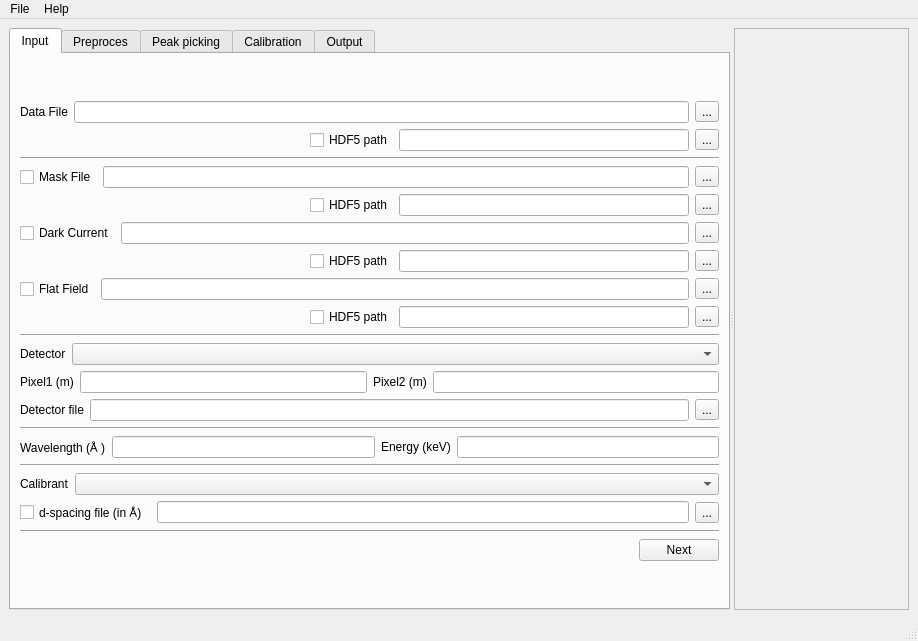
<?xml version="1.0" encoding="UTF-8"?>
<ui version="4.0">
 <class>Calibrate</class>
 <widget class="QMainWindow" name="Calibrate">
  <property name="geometry">
   <rect>
    <x>0</x>
    <y>0</y>
    <width>918</width>
    <height>641</height>
   </rect>
  </property>
  <property name="windowTitle">
   <string>Calibrate</string>
  </property>
  <widget class="QWidget" name="centralwidget">
   <layout class="QGridLayout" name="gridLayout">
    <item row="1" column="0">
     <widget class="QSplitter" name="splitter">
      <property name="orientation">
       <enum>Qt::Horizontal</enum>
      </property>
      <widget class="QTabWidget" name="tabWidget">
       <property name="currentIndex">
        <number>0</number>
       </property>
       <widget class="QWidget" name="input_tab">
        <attribute name="title">
         <string>Input</string>
        </attribute>
        <layout class="QGridLayout" name="gridLayout_2">
         <item row="0" column="0">
          <layout class="QVBoxLayout" name="verticalLayout">
           <item>
            <layout class="QHBoxLayout" name="horizontalLayout_10">
             <item>
              <widget class="QLabel" name="label_6">
               <property name="text">
                <string>Data File</string>
               </property>
              </widget>
             </item>
             <item>
              <widget class="QLineEdit" name="poni">
               <property name="toolTip">
                <string>File containing the experiment geometry setup</string>
               </property>
              </widget>
             </item>
             <item>
              <widget class="QToolButton" name="file_poni">
               <property name="toolTip">
                <string>Select graphically the geometry setup file</string>
               </property>
               <property name="text">
                <string>...</string>
               </property>
              </widget>
             </item>
            </layout>
           </item>
           <item>
            <layout class="QHBoxLayout" name="horizontalLayout_8">
             <item>
              <spacer name="horizontalSpacer_2">
               <property name="orientation">
                <enum>Qt::Horizontal</enum>
               </property>
               <property name="sizeHint" stdset="0">
                <size>
                 <width>40</width>
                 <height>20</height>
                </size>
               </property>
              </spacer>
             </item>
             <item>
              <widget class="QCheckBox" name="do_data_hdf5">
               <property name="toolTip">
                <string>Mask-out pixels</string>
               </property>
               <property name="text">
                <string>HDF5 path</string>
               </property>
              </widget>
             </item>
             <item>
              <widget class="QLineEdit" name="data_file_hdf5">
               <property name="toolTip">
                <string>File containing the image of the mask</string>
               </property>
              </widget>
             </item>
             <item>
              <widget class="QToolButton" name="path_data_hdf5">
               <property name="text">
                <string>...</string>
               </property>
              </widget>
             </item>
            </layout>
           </item>
           <item>
            <widget class="Line" name="line">
             <property name="orientation">
              <enum>Qt::Horizontal</enum>
             </property>
            </widget>
           </item>
           <item>
            <layout class="QHBoxLayout" name="horizontalLayout_5">
             <item>
              <widget class="QCheckBox" name="do_mask">
               <property name="toolTip">
                <string>Mask-out pixels</string>
               </property>
               <property name="text">
                <string>Mask File</string>
               </property>
              </widget>
             </item>
             <item>
              <widget class="QLineEdit" name="mask_file">
               <property name="toolTip">
                <string>File containing the image of the mask</string>
               </property>
              </widget>
             </item>
             <item>
              <widget class="QToolButton" name="file_mask_file">
               <property name="text">
                <string>...</string>
               </property>
              </widget>
             </item>
            </layout>
           </item>
           <item>
            <layout class="QHBoxLayout" name="horizontalLayout_15">
             <item>
              <spacer name="horizontalSpacer_5">
               <property name="orientation">
                <enum>Qt::Horizontal</enum>
               </property>
               <property name="sizeHint" stdset="0">
                <size>
                 <width>40</width>
                 <height>20</height>
                </size>
               </property>
              </spacer>
             </item>
             <item>
              <widget class="QCheckBox" name="do_data_hdf5_5">
               <property name="toolTip">
                <string>Mask-out pixels</string>
               </property>
               <property name="text">
                <string>HDF5 path</string>
               </property>
              </widget>
             </item>
             <item>
              <widget class="QLineEdit" name="data_file_hdf5_5">
               <property name="toolTip">
                <string>File containing the image of the mask</string>
               </property>
              </widget>
             </item>
             <item>
              <widget class="QToolButton" name="path_data_hdf5_5">
               <property name="text">
                <string>...</string>
               </property>
              </widget>
             </item>
            </layout>
           </item>
           <item>
            <layout class="QHBoxLayout" name="horizontalLayout_4">
             <item>
              <widget class="QCheckBox" name="do_dark">
               <property name="toolTip">
                <string>Perform dark current subtraction</string>
               </property>
               <property name="text">
                <string>Dark Current</string>
               </property>
              </widget>
             </item>
             <item>
              <widget class="QLineEdit" name="dark_current">
               <property name="toolTip">
                <string>File containing the dark image</string>
               </property>
              </widget>
             </item>
             <item>
              <widget class="QToolButton" name="file_dark_current">
               <property name="text">
                <string>...</string>
               </property>
              </widget>
             </item>
            </layout>
           </item>
           <item>
            <layout class="QHBoxLayout" name="horizontalLayout_14">
             <item>
              <spacer name="horizontalSpacer_4">
               <property name="orientation">
                <enum>Qt::Horizontal</enum>
               </property>
               <property name="sizeHint" stdset="0">
                <size>
                 <width>40</width>
                 <height>20</height>
                </size>
               </property>
              </spacer>
             </item>
             <item>
              <widget class="QCheckBox" name="do_data_hdf5_4">
               <property name="toolTip">
                <string>Mask-out pixels</string>
               </property>
               <property name="text">
                <string>HDF5 path</string>
               </property>
              </widget>
             </item>
             <item>
              <widget class="QLineEdit" name="data_file_hdf5_4">
               <property name="toolTip">
                <string>File containing the image of the mask</string>
               </property>
              </widget>
             </item>
             <item>
              <widget class="QToolButton" name="path_data_hdf5_4">
               <property name="text">
                <string>...</string>
               </property>
              </widget>
             </item>
            </layout>
           </item>
           <item>
            <layout class="QHBoxLayout" name="horizontalLayout_3">
             <item>
              <widget class="QCheckBox" name="do_flat">
               <property name="toolTip">
                <string>Perform flat field corrrections</string>
               </property>
               <property name="text">
                <string>Flat Field</string>
               </property>
              </widget>
             </item>
             <item>
              <widget class="QLineEdit" name="flat_field">
               <property name="toolTip">
                <string>File containing the flat-field image</string>
               </property>
              </widget>
             </item>
             <item>
              <widget class="QToolButton" name="file_flat_field">
               <property name="text">
                <string>...</string>
               </property>
              </widget>
             </item>
            </layout>
           </item>
           <item>
            <layout class="QHBoxLayout" name="horizontalLayout_13">
             <item>
              <spacer name="horizontalSpacer_3">
               <property name="orientation">
                <enum>Qt::Horizontal</enum>
               </property>
               <property name="sizeHint" stdset="0">
                <size>
                 <width>40</width>
                 <height>20</height>
                </size>
               </property>
              </spacer>
             </item>
             <item>
              <widget class="QCheckBox" name="do_data_hdf5_3">
               <property name="toolTip">
                <string>Mask-out pixels</string>
               </property>
               <property name="text">
                <string>HDF5 path</string>
               </property>
              </widget>
             </item>
             <item>
              <widget class="QLineEdit" name="data_file_hdf5_3">
               <property name="toolTip">
                <string>File containing the image of the mask</string>
               </property>
              </widget>
             </item>
             <item>
              <widget class="QToolButton" name="path_data_hdf5_3">
               <property name="text">
                <string>...</string>
               </property>
              </widget>
             </item>
            </layout>
           </item>
           <item>
            <widget class="Line" name="line_2">
             <property name="orientation">
              <enum>Qt::Horizontal</enum>
             </property>
            </widget>
           </item>
           <item>
            <layout class="QVBoxLayout" name="verticalLayout_2">
             <item>
              <layout class="QHBoxLayout" name="horizontalLayout_9">
               <item>
                <widget class="QLabel" name="label_5">
                 <property name="text">
                  <string>Detector</string>
                 </property>
                </widget>
               </item>
               <item>
                <widget class="QComboBox" name="detector">
                 <property name="sizePolicy">
                  <sizepolicy hsizetype="Expanding" vsizetype="Fixed">
                   <horstretch>0</horstretch>
                   <verstretch>0</verstretch>
                  </sizepolicy>
                 </property>
                 <property name="toolTip">
                  <string>Detector model</string>
                 </property>
                </widget>
               </item>
              </layout>
             </item>
             <item>
              <layout class="QHBoxLayout" name="horizontalLayout_6">
               <item>
                <widget class="QLabel" name="label_2">
                 <property name="text">
                  <string>Pixel1 (m)</string>
                 </property>
                </widget>
               </item>
               <item>
                <widget class="QLineEdit" name="pixel1">
                 <property name="toolTip">
                  <string>Pixel size in rows direction (Y)</string>
                 </property>
                </widget>
               </item>
               <item>
                <widget class="QLabel" name="label_4">
                 <property name="text">
                  <string>Pixel2 (m)</string>
                 </property>
                </widget>
               </item>
               <item>
                <widget class="QLineEdit" name="pixel2">
                 <property name="toolTip">
                  <string>Pixel size in columns direction (X)</string>
                 </property>
                </widget>
               </item>
              </layout>
             </item>
             <item>
              <layout class="QHBoxLayout" name="horizontalLayout_7">
               <item>
                <widget class="QLabel" name="label_3">
                 <property name="text">
                  <string>Detector file</string>
                 </property>
                </widget>
               </item>
               <item>
                <widget class="QLineEdit" name="splineFile">
                 <property name="toolTip">
                  <string>File containing the cubic spline distortion of the detector</string>
                 </property>
                </widget>
               </item>
               <item>
                <widget class="QToolButton" name="file_splinefile">
                 <property name="toolTip">
                  <string>select spline file graphically</string>
                 </property>
                 <property name="text">
                  <string>...</string>
                 </property>
                </widget>
               </item>
              </layout>
             </item>
            </layout>
           </item>
           <item>
            <widget class="Line" name="line_5">
             <property name="orientation">
              <enum>Qt::Horizontal</enum>
             </property>
            </widget>
           </item>
           <item>
            <layout class="QHBoxLayout" name="horizontalLayout">
             <item>
              <widget class="QLabel" name="label_11">
               <property name="text">
                <string>Wavelength (Å )</string>
               </property>
              </widget>
             </item>
             <item>
              <widget class="QLineEdit" name="wavelength">
               <property name="toolTip">
                <string>Used only for calculating the momentum transfer (q)</string>
               </property>
              </widget>
             </item>
             <item>
              <widget class="QLabel" name="label_12">
               <property name="text">
                <string>Energy (keV)</string>
               </property>
              </widget>
             </item>
             <item>
              <widget class="QLineEdit" name="wavelength_2">
               <property name="toolTip">
                <string>Used only for calculating the momentum transfer (q)</string>
               </property>
              </widget>
             </item>
            </layout>
           </item>
           <item>
            <widget class="Line" name="line_4">
             <property name="orientation">
              <enum>Qt::Horizontal</enum>
             </property>
            </widget>
           </item>
           <item>
            <layout class="QHBoxLayout" name="horizontalLayout_12">
             <item>
              <widget class="QLabel" name="label_7">
               <property name="text">
                <string>Calibrant</string>
               </property>
              </widget>
             </item>
             <item>
              <widget class="QComboBox" name="calibrant">
               <property name="sizePolicy">
                <sizepolicy hsizetype="Expanding" vsizetype="Fixed">
                 <horstretch>0</horstretch>
                 <verstretch>0</verstretch>
                </sizepolicy>
               </property>
               <property name="toolTip">
                <string>Detector model</string>
               </property>
              </widget>
             </item>
            </layout>
           </item>
           <item>
            <layout class="QHBoxLayout" name="horizontalLayout_11">
             <item>
              <widget class="QCheckBox" name="do_data_hdf5_2">
               <property name="toolTip">
                <string>Mask-out pixels</string>
               </property>
               <property name="text">
                <string>d-spacing file (in Å) </string>
               </property>
              </widget>
             </item>
             <item>
              <widget class="QLineEdit" name="data_file_hdf5_2">
               <property name="toolTip">
                <string>File containing the image of the mask</string>
               </property>
              </widget>
             </item>
             <item>
              <widget class="QToolButton" name="path_data_hdf5_2">
               <property name="text">
                <string>...</string>
               </property>
              </widget>
             </item>
            </layout>
           </item>
           <item>
            <widget class="Line" name="line_3">
             <property name="orientation">
              <enum>Qt::Horizontal</enum>
             </property>
            </widget>
           </item>
           <item>
            <layout class="QHBoxLayout" name="horizontalLayout_2">
             <item>
              <spacer name="horizontalSpacer">
               <property name="orientation">
                <enum>Qt::Horizontal</enum>
               </property>
               <property name="sizeHint" stdset="0">
                <size>
                 <width>40</width>
                 <height>20</height>
                </size>
               </property>
              </spacer>
             </item>
             <item>
              <widget class="QPushButton" name="pushButton">
               <property name="toolTip">
                <string>&lt;html&gt;&lt;head/&gt;&lt;body&gt;&lt;p&gt;Read the data, apply dark/flat correction&lt;/p&gt;&lt;p&gt;Load the mask&lt;/p&gt;&lt;p&gt;Initialize the detector&lt;/p&gt;&lt;p&gt;&lt;br/&gt;&lt;/p&gt;&lt;/body&gt;&lt;/html&gt;</string>
               </property>
               <property name="text">
                <string>Next</string>
               </property>
              </widget>
             </item>
            </layout>
           </item>
          </layout>
         </item>
        </layout>
       </widget>
       <widget class="QWidget" name="tab">
        <attribute name="title">
         <string>Preproces</string>
        </attribute>
       </widget>
       <widget class="QWidget" name="tab_4">
        <attribute name="title">
         <string>Peak picking</string>
        </attribute>
       </widget>
       <widget class="QWidget" name="tab_2">
        <attribute name="title">
         <string>Calibration</string>
        </attribute>
        <widget class="QPushButton" name="pushButton_2">
         <property name="geometry">
          <rect>
           <x>290</x>
           <y>460</y>
           <width>90</width>
           <height>27</height>
          </rect>
         </property>
         <property name="text">
          <string>Refine</string>
         </property>
        </widget>
       </widget>
       <widget class="QWidget" name="tab_3">
        <attribute name="title">
         <string>Output</string>
        </attribute>
        <widget class="QPushButton" name="pushButton_3">
         <property name="geometry">
          <rect>
           <x>10</x>
           <y>30</y>
           <width>90</width>
           <height>27</height>
          </rect>
         </property>
         <property name="text">
          <string>Validate</string>
         </property>
        </widget>
       </widget>
      </widget>
      <widget class="QFrame" name="image_frame">
       <property name="frameShape">
        <enum>QFrame::StyledPanel</enum>
       </property>
       <property name="frameShadow">
        <enum>QFrame::Raised</enum>
       </property>
      </widget>
     </widget>
    </item>
   </layout>
  </widget>
  <widget class="QMenuBar" name="menubar">
   <property name="geometry">
    <rect>
     <x>0</x>
     <y>0</y>
     <width>918</width>
     <height>27</height>
    </rect>
   </property>
   <widget class="QMenu" name="menuFile">
    <property name="title">
     <string>File</string>
    </property>
   </widget>
   <widget class="QMenu" name="menuHelp">
    <property name="title">
     <string>Help</string>
    </property>
    <addaction name="actionHelp_on_pyFAI"/>
    <addaction name="actionHow_to_calibrate"/>
    <addaction name="separator"/>
    <addaction name="actionAbout_calibrate"/>
   </widget>
   <addaction name="menuFile"/>
   <addaction name="menuHelp"/>
  </widget>
  <widget class="QStatusBar" name="statusbar"/>
  <action name="actionHelp_on_pyFAI">
   <property name="text">
    <string>Help on pyFAI</string>
   </property>
  </action>
  <action name="actionHow_to_calibrate">
   <property name="text">
    <string>How to calibrate</string>
   </property>
  </action>
  <action name="actionAbout_calibrate">
   <property name="text">
    <string>About calibrate</string>
   </property>
  </action>
 </widget>
 <resources/>
 <connections/>
</ui>
